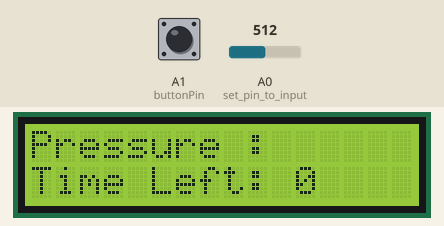
Bench run of a sketch on a simulated Arduino Uno, built with avr-gcc and run on an emulated ATmega328P. On the bench: 16×2 character LCD. The inputs (shaded band) are chosen by the test bench; at power-on: A1 (buttonPin) HIGH, A0 (set_pin_to_input) = 512. What the sketch prints to the serial monitor is not drawn.

Above: at 1.2 s.
1.3 s: A1 (buttonPin) pulled LOW for 0.35 s
At 1.7 s:
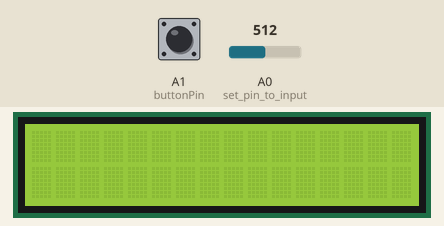
3.4 s: A0 (set_pin_to_input) set to 226
At 5.8 s:
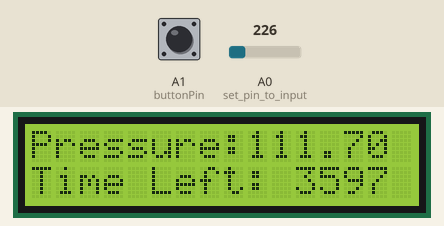
5.9 s: A0 (set_pin_to_input) set to 203
At 8.0 s:
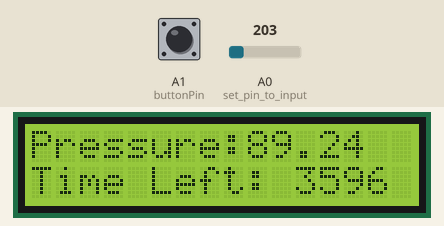
8.5 s: A0 (set_pin_to_input) set to 107
At 10.2 s:
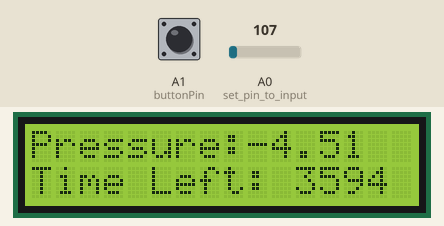
11.1 s: A0 (set_pin_to_input) set to 96
At 13.2 s:
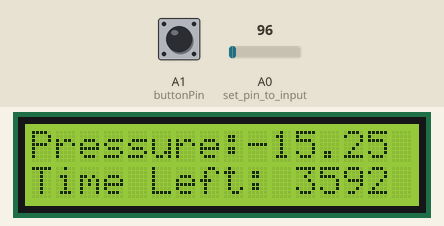
13.7 s: A1 (buttonPin) pulled LOW for 3.2 s
At 17.9 s:
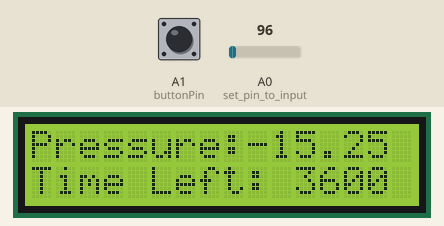
Timing chart, 0 to 19.4 s (numbered marks = the images above; inputs shaded):
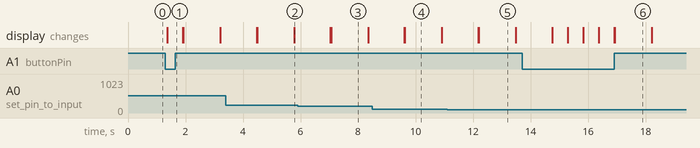

The sketch:

Brake_plus_Timer_Code__1_.ino
```cpp
#include <LiquidCrystal_I2C.h>
#define DISPLAY_W 16

LiquidCrystal_I2C lcd(0x27,DISPLAY_W,2);

float pressure;

float revolutions=0;

const int buttonPin = A1;
bool timerRunning = true;
int minutes = 2;
int seconds = 0;
bool buttonState = false;

void setup() {
  pinMode(A0, INPUT_PULLUP);           // set pin to input
    lcd.begin();
    lcd.backlight();
    lcd.setCursor(0,0);
    lcd.print("Pressure :");

  Serial.begin(9600);
  pinMode(buttonPin, INPUT_PULLUP);
}

void resetTimer() {
  seconds = 3600;
  lcd.clear();
}

void updateDisplay() {
  lcd.setCursor(0, 1);
  if (seconds>=0 ) {
    lcd.print("Time Left: ");

    lcd.print(seconds);
    lcd.print("     ");
  } if(seconds <0 ){
    lcd.print("Time for Refuel");
    return;
  }
  seconds--;
  delay(1000);
}

void loop() {

   buttonState = digitalRead(buttonPin);

  if(buttonState == LOW){
    resetTimer();
  }else{
    updateDisplay();
  }

//attachInterrupt(digitalPinToInterrupt(2),interruptFunction,RISING);
//delay(1000);
//detachInterrupt(2);

  pressure = (analogRead(A0) * 2500.0 / 2560)-109; //convert A/D reading directly to pressure
  Serial.print(pressure, 1);
  Serial.println(" PSI");
  delay(250);

  lcd.setCursor(0,0);
String outMsg = String("Pressure:") + pressure;
fillMessage2DisplayWidth(outMsg);
lcd.print(outMsg);
Serial.println(outMsg);

}
void interruptFunction() //interrupt service routine
{
  revolutions++;
}

void fillMessage2DisplayWidth(String & message)
{
  if(message.length()<DISPLAY_W+1)
  {
    while(message.length()<DISPLAY_W)
    {
      message+=" ";
    }
     return;
  }
   //message is too wide for 1 line of the display, truncate it
    message = message.substring(0, DISPLAY_W-1);
}
```

Measured:
- after the input at 1.3 s, the display: first differs from a run without the input after 0.06 s (image 1)
- after the input at 13.7 s, the display: first changes after 1.1 s (image 6 shows a later state)
- what the display in image 3 shows lasts 1.2 s, from 7.1 s to 8.3 s
